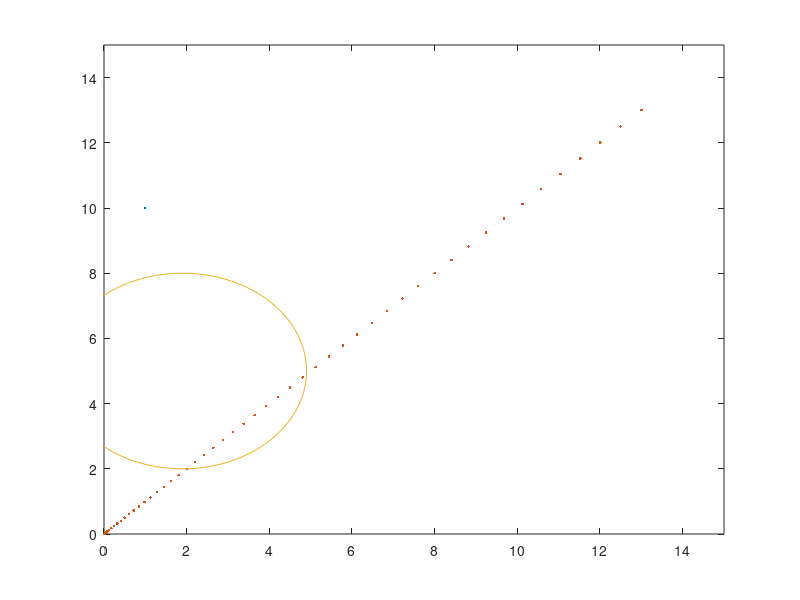

Write MATLAB code to recreate this figure. (Note: this script raises an error after producing the figure.)
clc 
clear all
clf

A=[0 0 1 0; 0 0 0 1; 0 0 0 0; 0 0 0 0];
B=[0 0; 0 0; 1 0;0 1];
C=eye(4,4);
D=zeros(4,2);

sys=ss(A,B,C,D);

Ts=0.1;
sysd=c2d(sys,Ts);
Ad=sysd.A;
Bd=sysd.B;
T=50;
%% intial trajectory
R=3;
obs_center=[7;5];
count=1;
X(:,1)=[0;0;0;0];
for t=0:Ts:5
    obs_center=[7-count*0.1;5];
    clf
    if t<2
        u(:,count)=1*[1;01];
    else
        u(:,count)=1*[1;1];
    end
    X(:,count+1)=Ad*X(:,count)+Bd*u(:,count);
    plot(X(1,:),X(2,:),'b.',MarkerSize=10);
    xlim([0 15])
    ylim([0 15])
    hold on
    plot(X(1,:),X(2,:),'.')
    theta=linspace(0,2*pi,201);
    x_theta=R*cos(theta);
    y_theta=R*sin(theta);
    plot(obs_center(1)+x_theta,obs_center(2)+y_theta)
    count=count+1;  
    pause(0.01)
    
end

XX=reshape(X(:,1:end-1),[length((X(:,1)))*length(X(1,:))-4,1]);
uu=reshape(u,[length((u(:,1)))*length(u(1,:)),1]);
z=stack_vec(X,u);
%plot(X(1,:),X(2,:),'.')
hold on

%%
N=length(X(1,:));


alpha=1;

r_default=0.8;

lambda=10000;
rho0=0.01;
rho1=0.2;
rho2=0.9;
i=1;
figure(1)
tol=0.001;





theta=linspace(0,2*pi,201);
x_theta=R*cos(theta);
y_theta=R*sin(theta);
plot(obs_center(1)+x_theta,obs_center(2)+y_theta)
for k=1:60
    



    cvx_begin quiet
        
        variable w(2,N-1)

        variable v(4,N-1)
        variable d(4,N)
        variable U(1,N-1)
        %variable s(N)
        %variable s_pos(N)
        minimize (  500*sum(U*Ts) + lambda*sum(sum(abs(v)))   )
        subject to
        E=eye(4);
        d(:,1)==[0;0;0;0];
        
        for i=1:N-1
            X(:,i+1)+d(:,i+1)==(Ad*X(:,i)+Ad*d(:,i))+(Bd*u(:,i)+Bd*w(:,i))+E*v(:,i);
            U(i)==norm(u(:,i),2);
            obs_center=[7-i*0.1;5];
            -r_default<=w(1,i)<=r_default;
            -r_default<=w(2,i)<=r_default;
            dh=2*(X(1:2,i)-obs_center);
            h=norm(X(1:2,i)-obs_center,2);
            %-0.1<=d(3:4,i)<=0.1;


            R-norm(X(1:2,i)-obs_center,2)-(X(1:2,i)-obs_center)'*(X(1:2,i)+d(1:2,i)-obs_center)/norm(X(1:2,i)-obs_center,2)<=0;
            %R-norm(X(1:2,i)-obs_center,2)-(X(1:2,i)-obs_center)'*(X(1:2,i)-obs_center)/norm(X(1:2,i)-obs_center,2)==s(i);
        end
        
        X(:,N)+d(:,N)==[10;10;0;0];
        
    cvx_end

    % 
    for i=1:N-1
        obs_center=[7-i*0.1;5];
        s(i)=R-norm(X(1:2,i)-obs_center,2);

    end

    w=full(w);
    v=full(v);
    d=full(d);
    X=X+d;
    u=u+w;
    hold on
    plot(X(1,:),X(2,:),'.')
    pause(0.01)
    if max(s)<0 && k>4
        break;
    end
end


%%
figure(2)
hold on
count=0;
for t=0:Ts:5
    obs_center=[7-count*0.1;5];
    clf
    plot(X(1,1:count),X(2,1:count),'b.',MarkerSize=10);
    xlim([0 15])
    ylim([0 15])
    hold on
    theta=linspace(0,2*pi,201);
    x_theta=R*cos(theta);
    y_theta=R*sin(theta);
    plot(obs_center(1)+x_theta,obs_center(2)+y_theta)
    count=count+1;  
    pause(0.01)
    
end


%%

        for i=1:N-1

            R-norm(X(1:2,i)-obs_center,2)-(X(1:2,i)-obs_center)'*(X(1:2,i)+d(1:2,i)-obs_center)/norm(X(1:2,i)-obs_center,2)

        end
        i=29
%%

%X=[5.1;5;0;0]
% R-norm(X(1:2)-obs_center,2)-(X(1:2)-obs_center)'*(X(1:2)-obs_center)/norm(X(1:2)-obs_center,2)
% 
% lambda*sum(s(s>=0))
%(X(1:2,i)-obs_center)'*(X(1:2,i)-obs_center)*d(:,i)

% %%
% obs_center=[5;5];
% R=1;
% alpha=1;
% 
% 
% 
% cvx_begin
% 
%     variable uu(102,1)
%     variable XX(204,1)
% 
% 
%     minimize(norm(uu,2))
% 
%     XX(1:4)==[0;0;0;0];
%     uu(1:2)==[0;0];
%     for i=2:51
%         XX((i-1)*4+1:(i-1)*4+4)==Ad*XX((i-1-1)*4+1:(i-1-1)*4+4)+Bd*uu((i-1-1)*2+1:(i-1-1)*2+2);
%         h=norm(XX((i-1-1)*4+1:(i-1-1)*4+2)-obs_center,2)-R;
%         dh=2*(XX((i-1-1)*4+1:(i-1-1)*4+2)-obs_center)';
% 
%     end
% 
% 
%     XX(201:204)==[10;10;0;0];
% 
% cvx_end
% 
% [X,u]=unstack_vec(XX,uu);
% 

% 
% 
% 
% 
% 
% 
% 
% %% 
% syms x y xobs yobs
% P=[x;y]
% P_obs=[xobs;yobs]
% D=norm(P-P_obs)
% pretty(diff(D,x))
% pretty(diff(D,y))



%% utility funcitons


function XX=stack_vec(X,u)
    XX=reshape(X(:,1:end-1),[length((X(:,1)))*length(X(1,:))-4,1]);
    uu=reshape(u,[length((u(:,1)))*length(u(1,:)),1]);
    XX=[XX;uu];
end


function [X,u]=unstack_vec(XX,uu)
    X=reshape(XX,[4,length(XX)/4]);
    u=reshape(uu,[2,length(uu)/2]);
end